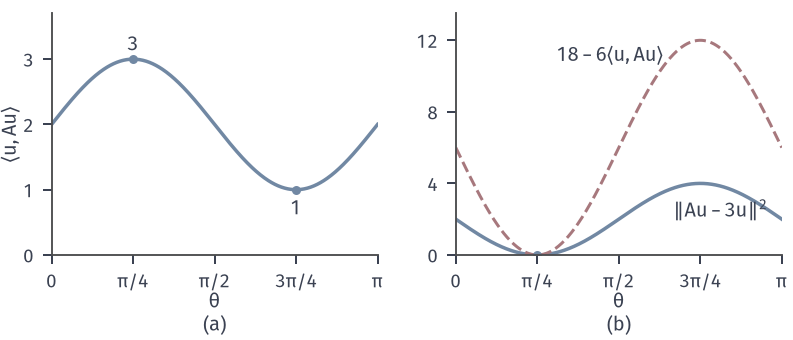

Source code (Python):
from pathlib import Path
import sys
ROOT = next(p for p in Path(__file__).resolve().parents if (p/"build.sh").is_file() and (p/"tex/book.tex").is_file())
sys.path.insert(0, str(ROOT/"figures/00-shared/mathematical-preliminaries-upper/00-shared/comprehension-figures"))
from support import figure, save, BLUE, GREEN, YELLOW, RED, PURPLE, INK, MUTED, GRID, BLUE_FILL, GREEN_FILL, YELLOW_FILL, RED_FILL, PURPLE_FILL
import numpy as np

def panel_labels(fig, axes, y=.015):
    for ax, s in zip(axes, "(a) (b) (c)".split()):
        q = ax.get_position(); fig.text((q.x0+q.x1)/2, y, s, ha="center", va="bottom")

# A=[[2,1],[1,2]], u=(cos t, sin t): R=2+sin 2t; ||Au-3u||^2=4 sin^2(t-pi/4) <= 18-6R = 12 sin^2(t-pi/4).
fig, axes = figure(width_mm=112, height_mm=48, ncols=2)
fig.set_layout_engine(None)
fig.subplots_adjust(left=.065, right=.985, top=.96, bottom=.25, wspace=.24)
t = np.linspace(0, np.pi, 401)
ticks = [0, np.pi/4, np.pi/2, 3*np.pi/4, np.pi]; lbl = ['0', r'$\pi/4$', r'$\pi/2$', r'$3\pi/4$', r'$\pi$']
ax = axes[0]
ax.plot(t, 2+np.sin(2*t), color=BLUE, lw=1.4)
ax.plot([np.pi/4], [3], 'o', color=BLUE, ms=3.6, mew=0); ax.plot([3*np.pi/4], [1], 'o', color=BLUE, ms=3.6, mew=0)
ax.text(np.pi/4, 3.12, '$3$', ha='center'); ax.text(3*np.pi/4, .62, '$1$', ha='center')
ax.set_xlim(0, np.pi); ax.set_ylim(0, 3.7); ax.set_yticks([0, 1, 2, 3]); ax.set_ylabel(r'$\langle u,Au\rangle$', labelpad=1)
ax = axes[1]
s2 = np.sin(t-np.pi/4)**2
ax.plot(t, 4*s2, color=BLUE, lw=1.4); ax.plot(t, 12*s2, color=RED, lw=1.2, ls='--')
ax.plot([np.pi/4], [0], 'o', color=BLUE, ms=3.6, mew=0)
ax.text(2.0, 10.8, r'$18-6\langle u,Au\rangle$', ha='right'); ax.text(2.55, 2.1, r'$\Vert Au-3u\Vert^2$', ha='center')
ax.set_xlim(0, np.pi); ax.set_ylim(0, 13.5); ax.set_yticks([0, 4, 8, 12])
for ax in axes: ax.set_xticks(ticks); ax.set_xticklabels(lbl); ax.set_xlabel(r'$\theta$', labelpad=0)
panel_labels(fig, axes)
save(fig, Path(__file__).resolve().parent, 'figure', {'formula': 'R(t)=2+sin 2t; residual^2=4 sin^2(t-pi/4); bound 12 sin^2(t-pi/4)'})
